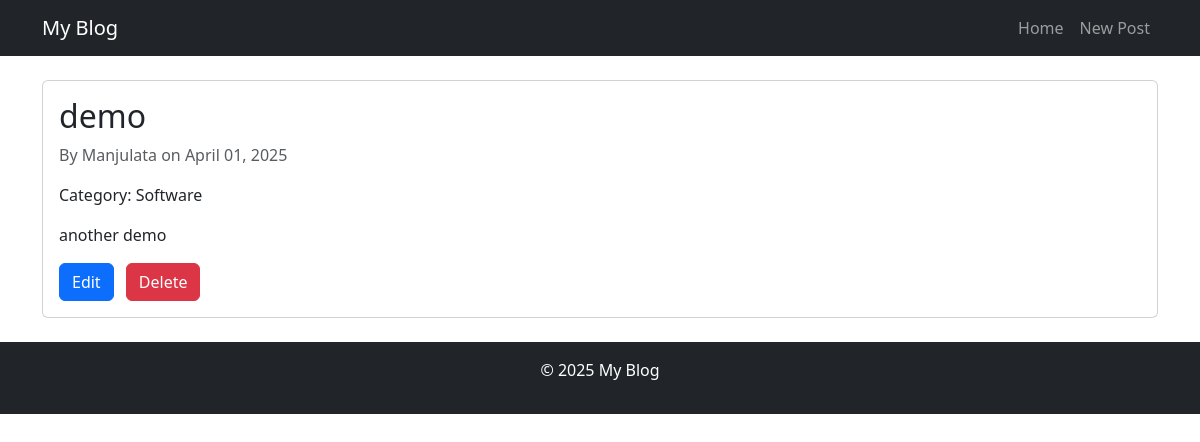
/post_details/11/ (signed in), run on the app's committed database.
### bloginterface/models.py (models this page shows, shortened)
class Post(models.Model):
    title = models.CharField(max_length= 200)
    content = models.TextField()
    author = models.ForeignKey(User, on_delete= models.CASCADE)
    category = models.ForeignKey(Category, on_delete= models.SET_NULL, null= True, blank=True)
    created_at = models.DateTimeField(auto_now_add= True)
    updated_at = models.DateTimeField(auto_now= True)
    published = models.BooleanField(default= False)

class Category(models.Model):
    name = models.CharField(max_length=100, unique= True)
    description = models.TextField(blank=True)

### bloginterface/views.py (the view)
# urls.py: path('post_details/<int:pk>/', post_details, name= 'post_details'),
@login_required
def post_details(request, pk):
    post = get_object_or_404(Post, pk= pk)
    return render(request, 'post_details.html', {'post': post})

### bloginterface/templates/post_details.html (shortened to what this page needs)
{% extends 'base.html' %}
{% block content %}
    <div class="row">
        <div class="col-12">
            <div class="card">
                <div class="card-body">
                    <h2 class="card-title">{{ post.title }}</h2>
                    <p class="card-text text-muted">By {{ post.author }} on {{ post.created_at|date:"F d, Y" }}</p>
                    {% if post.category %}
                        <p class="card-text">Category: {{ post.category.name }}</p>
                    {% endif %}
                    <p class="card-text">{{ post.content|linebreaks }}</p>
                     <div class="mt-3">
                        <a href="/post_edit/{{post.id}}" class="btn btn-primary me-2">Edit</a>
                        <a href="/post_delete/{{post.id}}" class="btn btn-danger">Delete</a>
                    </div>
                </div>
            </div>
        </div>
    </div>
{% endblock %}

### bloginterface/templates/base.html (style rules this page uses)
body { color: black; }

### data on the page
Post: title "demo", author "Manjulata", created_at "April 01, 2025", category.name "Software", content "another demo"
